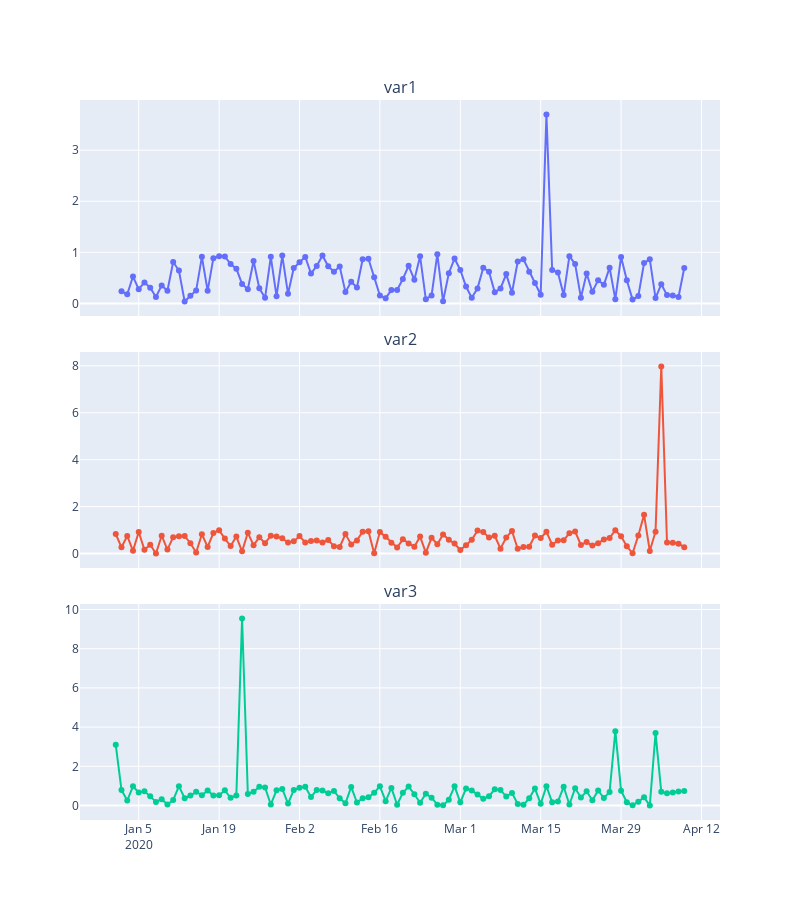

Write notebook code for a chart like this one.
### Code cell
# plot the data
plot_df(df)
